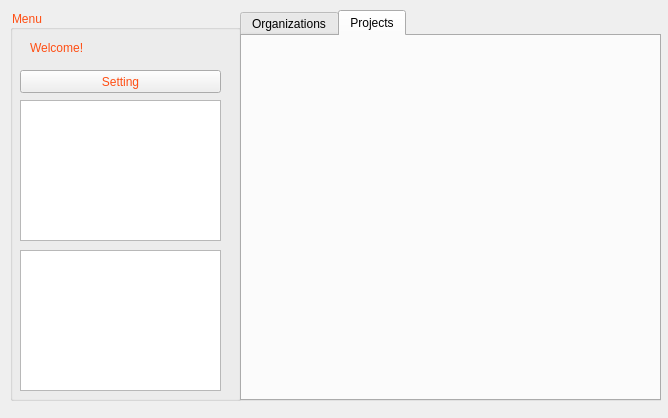
<?xml version="1.0" encoding="UTF-8"?>
<ui version="4.0">
 <class>Dashboard</class>
 <widget class="QWidget" name="Dashboard">
  <property name="geometry">
   <rect>
    <x>0</x>
    <y>0</y>
    <width>668</width>
    <height>418</height>
   </rect>
  </property>
  <property name="windowTitle">
   <string>Form</string>
  </property>
  <widget class="QGroupBox" name="groupBox">
   <property name="geometry">
    <rect>
     <x>10</x>
     <y>10</y>
     <width>231</width>
     <height>391</height>
    </rect>
   </property>
   <property name="styleSheet">
    <string notr="true">border-color: rgb(16, 3, 1);
color: rgb(255, 78, 19);
gridline-color: rgb(76, 16, 255);</string>
   </property>
   <property name="title">
    <string>Menu</string>
   </property>
   <widget class="QListWidget" name="notificationsListWidget">
    <property name="geometry">
     <rect>
      <x>10</x>
      <y>90</y>
      <width>201</width>
      <height>141</height>
     </rect>
    </property>
   </widget>
   <widget class="QListWidget" name="onlineChatSystemListWidget">
    <property name="geometry">
     <rect>
      <x>10</x>
      <y>240</y>
      <width>201</width>
      <height>141</height>
     </rect>
    </property>
   </widget>
   <widget class="QLabel" name="welcomeLabel">
    <property name="geometry">
     <rect>
      <x>20</x>
      <y>30</y>
      <width>61</width>
      <height>16</height>
     </rect>
    </property>
    <property name="text">
     <string>Welcome!</string>
    </property>
   </widget>
   <widget class="QToolButton" name="SettingToolButton">
    <property name="geometry">
     <rect>
      <x>10</x>
      <y>60</y>
      <width>201</width>
      <height>23</height>
     </rect>
    </property>
    <property name="text">
     <string>Setting</string>
    </property>
   </widget>
  </widget>
  <widget class="QTabWidget" name="tabWidget">
   <property name="geometry">
    <rect>
     <x>240</x>
     <y>10</y>
     <width>421</width>
     <height>391</height>
    </rect>
   </property>
   <property name="currentIndex">
    <number>1</number>
   </property>
   <widget class="QWidget" name="organizationTab">
    <attribute name="title">
     <string>Organizations</string>
    </attribute>
    <widget class="QPushButton" name="plusButton">
     <property name="geometry">
      <rect>
       <x>20</x>
       <y>20</y>
       <width>81</width>
       <height>71</height>
      </rect>
     </property>
     <property name="styleSheet">
      <string notr="true">image: url(:/plus/plusIcon.png);
border-radius:20px</string>
     </property>
     <property name="text">
      <string/>
     </property>
    </widget>
   </widget>
   <widget class="QWidget" name="projectsTab">
    <attribute name="title">
     <string>Projects</string>
    </attribute>
    <widget class="QPushButton" name="plusButton_2">
     <property name="geometry">
      <rect>
       <x>20</x>
       <y>20</y>
       <width>81</width>
       <height>71</height>
      </rect>
     </property>
     <property name="styleSheet">
      <string notr="true">image: url(:/plus/plusIcon.png);
border-radius:20px</string>
     </property>
     <property name="text">
      <string/>
     </property>
    </widget>
   </widget>
  </widget>
 </widget>
 <resources/>
 <connections/>
</ui>
